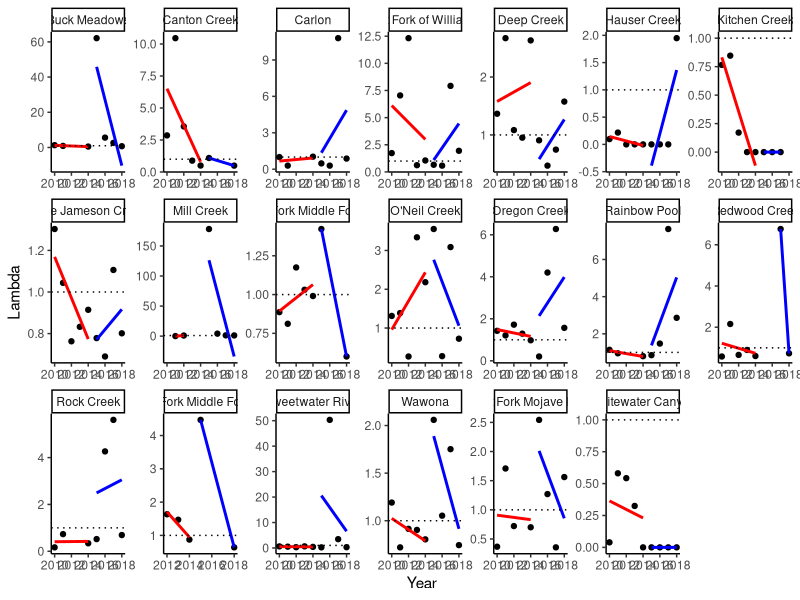
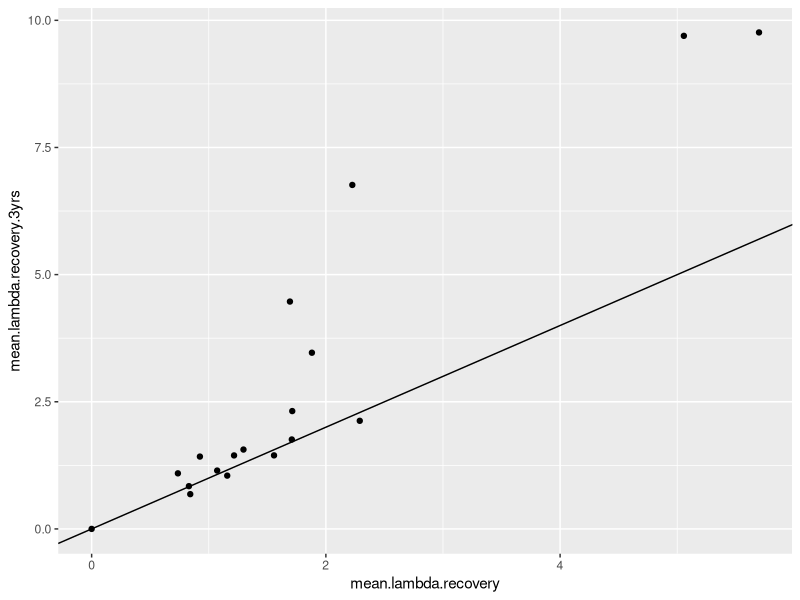

Reproduce these figures in R, in order. (Note: this script raises an error after producing the figures.)
#### PROJECT: Evolutionary rescue of Mimulus cardinalis populations during extreme drought
#### PURPOSE OF THIS SCRIPT: Calculate slopes of lambda versus year as a metric of the rate of demographic decline during drought
#### AUTHOR: Amy Angert
#### DATE LAST MODIFIED: 20240627


#*******************************************************************************
#### 0. Clean workspace and load required packages
#*******************************************************************************

# Remove objects and clear workspace
rm(list = ls(all=TRUE))

# Make vector of packages needed
packages_needed <- c("tidyverse", "RColorBrewer")

# Install packages needed (if not already installed)
for (i in 1:length(packages_needed)){
  if(!(packages_needed[i] %in% installed.packages())){install.packages(packages_needed[i])}
}

# Load packages needed
for (i in 1:length(packages_needed)){
  library(packages_needed[i], character.only = TRUE)
}


#*******************************************************************************
### 1. Read in lambda estimates for each site and year
#*******************************************************************************
dat <- read.csv("data/demography data/siteYear.lambda_2010-2019.csv")


#*******************************************************************************
### 2. Visualize estimates over time for each site
#*******************************************************************************

# N-S color gradient
lat_cols=colorRampPalette(brewer.pal(11,"Spectral"))
n.sites <- length(unique(dat$Site))
color.list <- lat_cols(n.sites)

ggplot(dat, aes(x=Year, y=lambda)) + #, color=as.factor(round(Latitude, 1))
  geom_point() +
  geom_smooth(data=filter(dat, Year<2015), method="lm", se=FALSE, col="red") +
  geom_smooth(data=filter(dat, Year>2014), method="lm", se=FALSE, col="blue") +
  #scale_color_manual(values=color.list) +
  ylab("Lambda") +
  #ylim(0,2) +
  geom_hline(yintercept=1, linetype="dotted") +
  facet_wrap(~Site, scale="free", nrow=3) +
  theme_classic() #+
  #theme(strip.background = element_blank(), strip.text.x = element_blank(),
   #     legend.title = element_blank())

# Note: some sites' slopes (e.g., Buck Meadows, Mill) are affected by 2015-16, which had very high recruitment and we assume indicated relatively early recovery. This is part of the rationale for calculating rates of decline as slope until 2014-15.

# Note: more generally, slopes are often pulled up or down by single years with extremely high lambdas. High lambda values are dramatically higher with addition of 2016-2019 data and its effects on vital rate model selection and model fits

# Note: Mill Creek only has two annual transition estimates during drought (because of 100% plot wash-out in 2010 and flooding that prevented site access in 2013), so Mill Creek should be removed from calculations of demographic declines  

# Note: Canton, NFMF Tule, SFMF Tule, & Redwood have only one annual transition estimate during drought recovery (because of fire and flood closures in 2016 and 2017), so they should be removed from calculations of demographic recovery


#*******************************************************************************
### 4A. Calculate mean lambda DURING CORE DROUGHT for each site
#*******************************************************************************

dat.mean.drought <- dat %>% 
  group_by(Latitude, Site) %>% 
  filter(Year==2012|Year==2013|Year==2014) %>% 
  na.omit() %>% 
  summarize(mean.lambda.drought = exp(mean(log(lambda)))) #GEOMETRIC mean

#*******************************************************************************
### 4B. Calculate mean lambda DURING POST-DROUGHT for each site
#*******************************************************************************

dat.mean.recovery <- dat %>% 
  group_by(Latitude, Site) %>% 
  filter(Year==2015|Year==2016|Year==2017|Year==2018) %>% 
  # NOTE: should we restrict this to a core 3 years, as above?
  na.omit() %>% 
  summarize(mean.lambda.recovery = exp(mean(log(lambda)))) #GEOMETRIC mean

dat.mean.recovery.3yrs <- dat %>% 
  group_by(Latitude, Site) %>% 
  filter(Year==2015|Year==2016|Year==2017) %>% 
  # NOTE: should we restrict this to a core 3 years, as above?
  na.omit() %>% 
  summarize(mean.lambda.recovery.3yrs = exp(mean(log(lambda)))) #GEOMETRIC mean

compare <- left_join(dat.mean.recovery, dat.mean.recovery.3yrs)
ggplot(compare, aes(x=mean.lambda.recovery, y=mean.lambda.recovery.3yrs)) +
  geom_point() +
  geom_abline(slope=1)

# Join to slopes
demog.response <- left_join(slopes.lambda, dat.mean.drought) %>%
  left_join(dat.mean.recovery) %>% 
  left_join(dat.mean.recovery.3yrs) %>% 
  dplyr::select(Site, Latitude, Longitude, Elevation, Region, lambda.slope.decline=Lambda.Slope.1011.1415, lambda.slope.recovery=Lambda.Slope.1516.1819, lambda.mean.drought=mean.lambda.drought, lambda.mean.recovery=mean.lambda.recovery, lambda.mean.recovery.3yrs = mean.lambda.recovery.3yrs)

# Save to .csv file 
write.csv(demog.response,"data/demography data/siteYear.lambda_responses_2010-2019.csv",row.names=FALSE)

